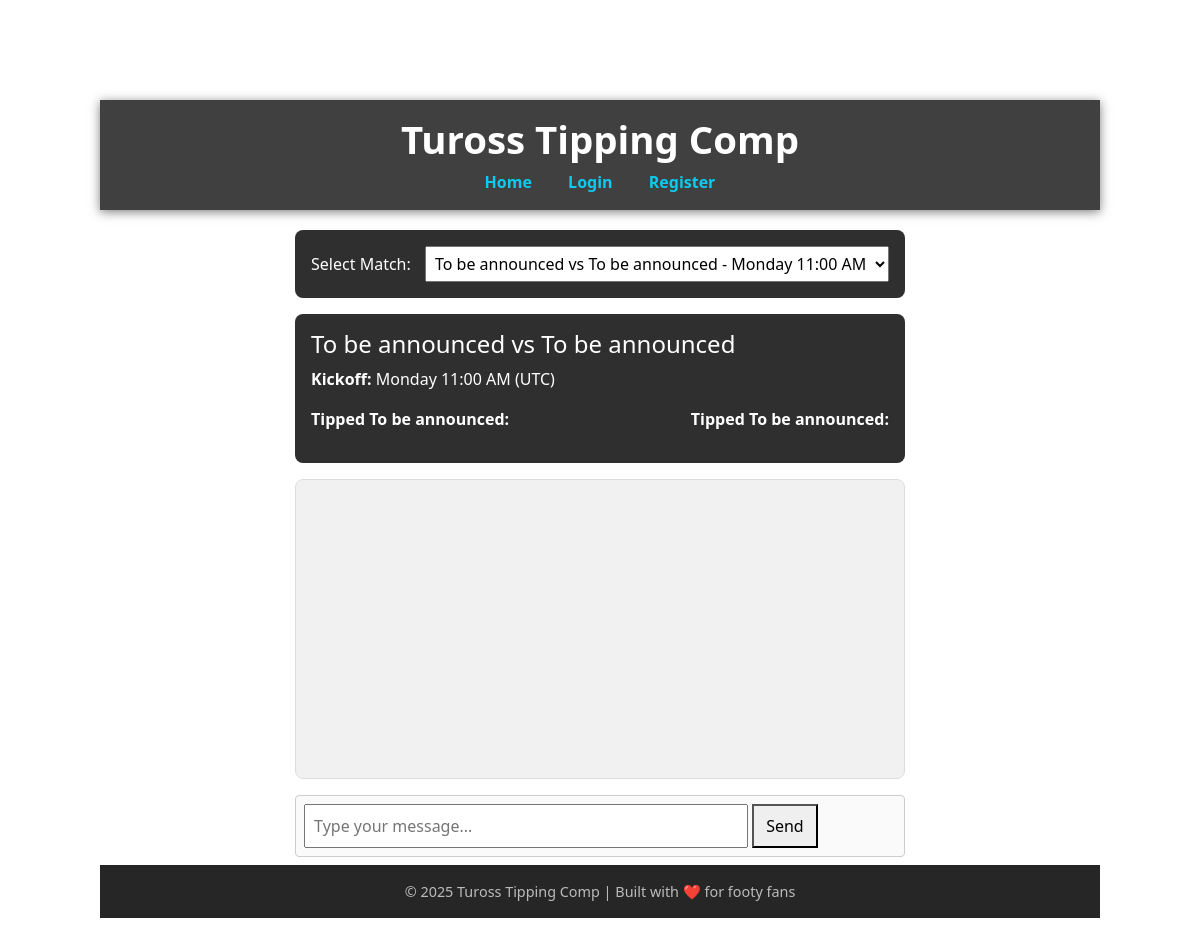
/chat (signed in), run on the app's committed database.
### app/models.py (models this page shows, shortened)
class FixtureFree(db.Model):
    id = db.Column(db.Integer, primary_key=True)
    match_id = db.Column(db.String, unique=True, nullable=False)
    season = db.Column(db.Integer, nullable=False)
    round = db.Column(db.Integer, nullable=False)
    home_team = db.Column(db.String, nullable=True)
    home_score = db.Column(db.Integer, nullable=True)
    away_team = db.Column(db.String, nullable=True)
    away_score = db.Column(db.Integer, nullable=True)
    date = db.Column(db.Date, nullable=True)
    time = db.Column(db.Time, nullable=True)

### app/routes/chat_routes.py (the view)
@chat_bp.route('/chat', methods=["GET"])
@login_required
def chat():
    matches = FixtureFree.query.filter_by(round=find_current_round()).all()
    selected_match_id = request.args.get("match_id", type=int)
    selected_match = FixtureFree.query.get(selected_match_id) if selected_match_id else matches[0] if matches else None
    tipped_users = {}
    if selected_match:
        tips = Tip.query.filter_by(match=selected_match.id).all()
        for tip in tips:
            user = User.query.get(tip.user_id)
            if user:
                tipped_users.setdefault(tip.selected_team, []).append(user.username)
    chat_messages = []
    if selected_match:
        chat_messages = ChatMessage.query.filter_by(match_id=selected_match.id).order_by(ChatMessage.timestamp.asc()).all()
    chat_open = is_chat_open(selected_match)
    return render_template(
        "chat.html",
        matches=matches,
        selected_match=selected_match,
        tipped_users=tipped_users,
        chat_messages=chat_messages,
        chat_open=chat_open
    )

### app/routes/chat_routes.py (called while the page is built)
def is_chat_open(match):
    if not match or not match.time:
        return False
    datetime_now = datetime.now(au_tz)
    date_now = datetime_now.date()
    time_now = datetime_now.replace(second=0, microsecond=0).time()
    now = datetime.combine(date_now, time_now)
    kickoff_time = match.time
    kickoff_date = match.date
    kickoff_datetime = datetime.combine(kickoff_date, kickoff_time)
    start_window = kickoff_datetime - timedelta(minutes=30)
    end_window = kickoff_datetime.replace(hour=23, minute=59, second=59)
    return start_window <= now <= end_window

### app/services/fixtures.py (called while the page is built)
def find_current_round():
    today = date.today()
    monday = today - timedelta(days=today.weekday())
    sunday = monday + timedelta(days=6)
    current_round = (FixtureFree.query
                     .with_entities(FixtureFree.round)
                     .filter(FixtureFree.date >= monday,FixtureFree.date <= sunday)
                     .distinct()
                     .first()
                     )
    if current_round:
        return current_round[0]
    else:
        print("Current round returned empty")
        return None

### app/templates/chat.html (shortened to what this page needs)
{% extends "base.html" %}
{% block content %}
<div class="chat-container">
  <div class="match-selector">
    <form method="get" action="{{ url_for('chat.chat') }}">
      <label for="match_id">Select Match:</label>
      <select name="match_id" id="match_id" onchange="this.form.submit()">
        {% for match in matches %}
          <option value="{{ match.id }}" {% if selected_match and match.id == selected_match.id %}selected{% endif %}>
            {{ match.home_team }} vs {{ match.away_team }} - {{ match.time.strftime('%A %I:%M %p') }}
          </option>
        {% endfor %}
      </select>
    </form>
  </div>
  {% if selected_match %}
    <div class="match-summary">
      <h4>{{ selected_match.home_team }} vs {{ selected_match.away_team }}</h4>
      <p><strong>Kickoff:</strong> {{ selected_match.time.strftime('%A %I:%M %p') }} (UTC)</p>
      <div style="display: flex; justify-content: space-between;">
        <div>
          <strong>Tipped {{ selected_match.home_team }}:</strong>
        </div>
        <div>
          <strong>Tipped {{ selected_match.away_team }}:</strong>
        </div>
      </div>
    </div>
  {% endif %}
  <div class="chat-box" id="chat-box">
  </div>
  {% if chat_open %}
    <div class="chat-input">
      <form id="chat-form">
        <input type="text" name="message" id="message" placeholder="Type your message..." required>
        <button type="submit">Send</button>
      </form>
    </div>
  {% else %}
    <div style="background-color: #2f2f2f; color: white; padding: 1rem; border-radius: 8px; margin-top: 1rem;">
      <p><em>Chat is closed. It opens 30 minutes before kickoff and closes at midnight.</em></p>
    </div>
  {% endif %}
</div>
{% endblock %}

### app/static/style.css (style rules this page uses)
body { font-family: Arial, sans-serif; padding: 100px; }

### app/templates/chat.html (style rules this page uses)
.chat-container { max-width: 800px; margin: auto; }
.chat-header, .chat-tips, .chat-box, .chat-input { margin-bottom: 20px; padding: 15px; border: 1px solid #ddd; border-radius: 8px; background-color: #fafafa; }
.chat-input input[type="text"] { width: 75%; padding: 8px; }
.chat-input button { padding: 8px 12px; }
select { padding: 5px; margin-left: 10px; }
.match-selector, .match-summary { background-color: #2f2f2f; color: white; padding: 1rem; border-radius: 8px; margin-bottom: 1rem; }
.chat-box { background-color: #f1f1f1; color: black; padding: 1rem; border-radius: 8px; height: 300px; overflow-y: scroll; margin-bottom: 1rem; }
.chat-input { width: 100%; padding: 0.5rem; border-radius: 4px; border: 1px solid #ccc; margin-bottom: 0.5rem; }

### data on the page
FixtureFree: home_team "To be announced", away_team "To be announced", time "Monday 11:00 AM"

### other printed values
{{ current_year or "2025" }} "2025"
form field match_id "To be announced vs To be announced - Monday 11:00 AM"
